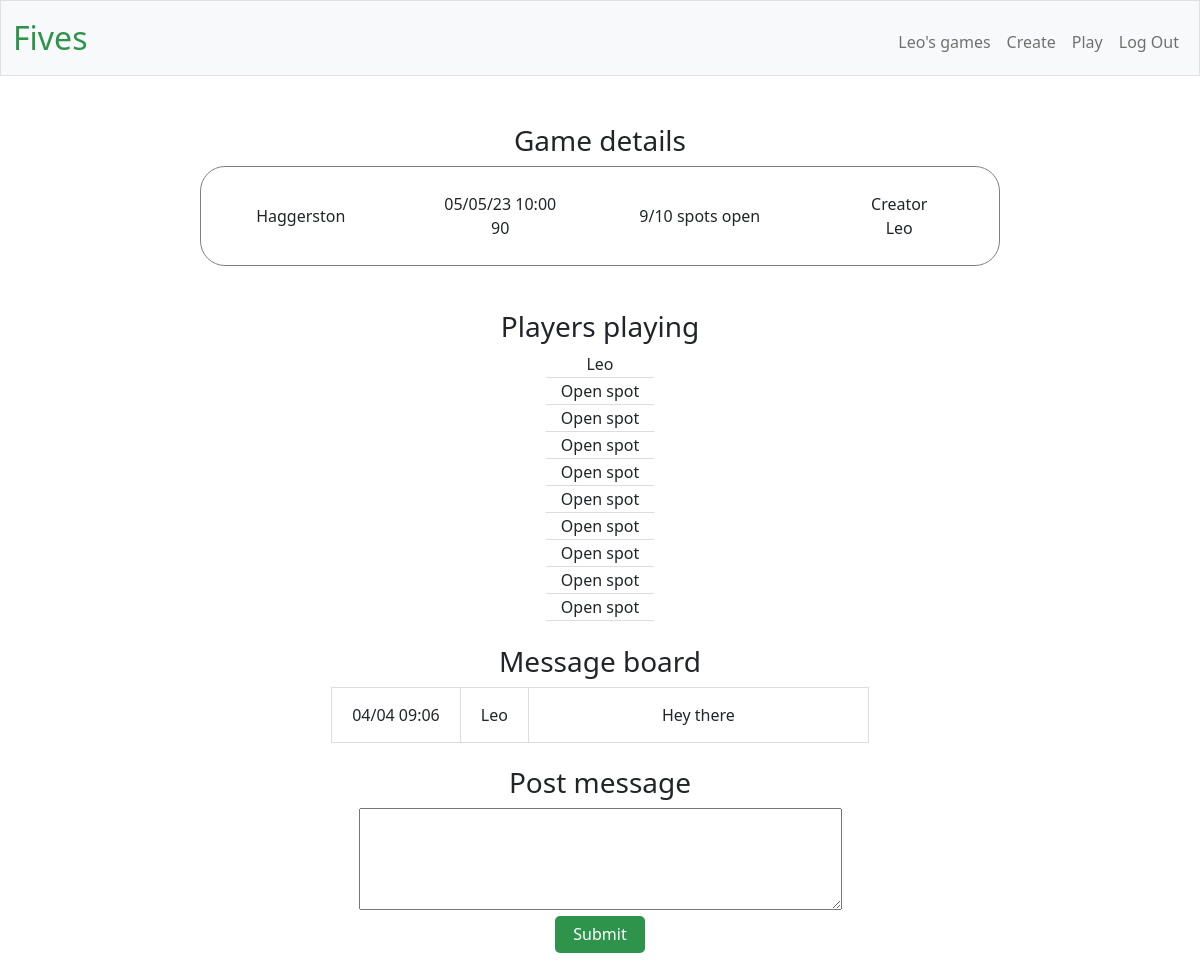
Page /view_game/27 (signed in) on the committed database.
### tables this page shows
CREATE TABLE games (id INTEGER PRIMARY KEY AUTOINCREMENT, location TEXT, 
datetime TEXT, length_in_mins INTEGER, number_of_players INTEGER, creator TEXT NOT NULL, open_spots INTEGER);

CREATE TABLE users (id INTEGER PRIMARY KEY AUTOINCREMENT, username TEXT NOT NULL, 
password TEXT NOT NULL, email text);

CREATE TABLE messages (date TIMESTAMP NOT NULL DEFAULT CURRENT_TIMESTAMP, content TEXT, author TEXT, player_id INTEGER NOT NULL, game_id INTEGER NOT NULL,
FOREIGN KEY (player_id) REFERENCES users(id),
FOREIGN KEY (game_id) REFERENCES games(id));

### main.py (the view, shortened to what this page needs)
@app.route("/view_game/<int:game_id>", methods=["GET", "POST"])
def view_game(game_id:int):
    if request.method=="GET":
        conn = sqlite3.connect('players.db')
        cursor = conn.cursor()
        game = cursor.execute("SELECT location, datetime, length_in_mins, number_of_players, creator, open_spots, id FROM games WHERE id = ? ORDER BY games.datetime", (game_id, ))
        game_info = []
        for g in game:
            for x in g:
                game_info.append(x)
        line_up_list = []
        line_up_iterator = cursor.execute("SELECT playing_in.*, users.username FROM playing_in JOIN users ON users.id=playing_in.player_id WHERE game_id = ?", (game_id, ));
        for l in line_up_iterator:
            line_up_list.append(l[2])
        message_iterator = cursor.execute("SELECT date, author, content FROM messages WHERE game_id = ? ORDER BY date", (game_id, ))
        message_list = []
        for m in message_iterator:
            message_list.append(m)
        conn.close()
        return render_template("/view_game.html", game_info=game_info,line_up_list=line_up_list, message_list=message_list)

### main.py (called while the page is built)
@app.after_request
def after_request(response):
    response.headers["Cache-Control"] = "no-cache, no-store, must-revalidate"
    response.headers["Expires"] = 0
    response.headers["Pragma"] = "no-cache"
    return response

### templates/view_game.html (shortened to what this page needs)
{% extends "layout.html" %}
{% block main %}
<h3>Game details</h3>
<div class="row align-items-center" style="margin: 0 auto; max-width:800px;height:100px;border-radius:25px;border:1px solid grey; margin-bottom:20px;">
    <div class="col">{{game_info[0]}}</div>
    <div class="col">{{game_info[1][8:10]}}/{{game_info[1][5:7]}}/{{game_info[1][2:4]}} {{game_info[1][11:16]}}<br>{{game_info[2]}}</div>
    <div class="col">{{game_info[5]}}/{{game_info[3]}} spots open</div>
    <div class="col">Creator<br>{{game_info[4]}}</div>
</div>
<br>
<h3>Players playing</h3>
<table class="tabs">
    <tbody>
        {% for l in line_up_list %}
        <tr class="tabsrow">
            <td class="tabshd">{{l}}</td>
        </tr>
        {% endfor %}
        {% for x in range(game_info[5]) %}
        <tr class="tabsrow">
            <td>Open spot</td>
        </tr class="tabsrow">
        {% endfor %}
    </tbody>
</table>
<br>
{% if message_list !=[] %}
<h3>Message board</h3>
<table class="messagetable">
    <tbody>
        {% for m in message_list %}
        <tr class="messagerow">
            <td class="messagerow">{{m[0][8:10]}}/{{m[0][5:7]}} {{m[0][11:16]}}</td>
            <td class="messagerow">{{m[1]}}</td>
            <td style="width: 340px; padding-top: 15px; padding-bottom: 15px;">{{m[2]}}</td>
        {% endfor %}
    </tbody>
<table>
<br>
{% endif %}
<h3>Post message</h3>
<form action="/view_game/{{game_info[6]}}" method="post">
    <textarea id="message" name="message" rows="4" cols="50"></textarea>
    <br>
    <button  type="submit">Submit</button>
</form>
{% endblock %}

### static/styles.css (style rules this page uses)
.tabs { border-bottom: 1px solid #ddd; margin: 0 auto; }
.tabsrow { border-bottom: 1px solid #ddd; }
.tabshd { padding-left: 40px; padding-right: 40px; }
.messagetable { margin:0 auto; }
.messagerow { background-color: white; border-bottom: 1px solid #ddd; border-top: 1px solid #ddd; border-right: 1px solid #ddd; border-left: 1px solid #ddd; padding-left: 20px; padding-right: 20px; }
body { text-align: center; }
button { background-color :#2e944b; border-color: #2e944b; color:white; border:none; border-radius:5px; height:37px; width: 90px; }

### rows in the picture
games: location "Haggerston", datetime "05", datetime "23", datetime "10:00", length_in_mins "90", open_spots "9", number_of_players "10", creator "Leo"
users: username "Leo"
messages: date "04", date "09:06", author "Leo", content "Hey there"

### other values in the picture
{{ session["username"].capitalize() }} "Leo"
